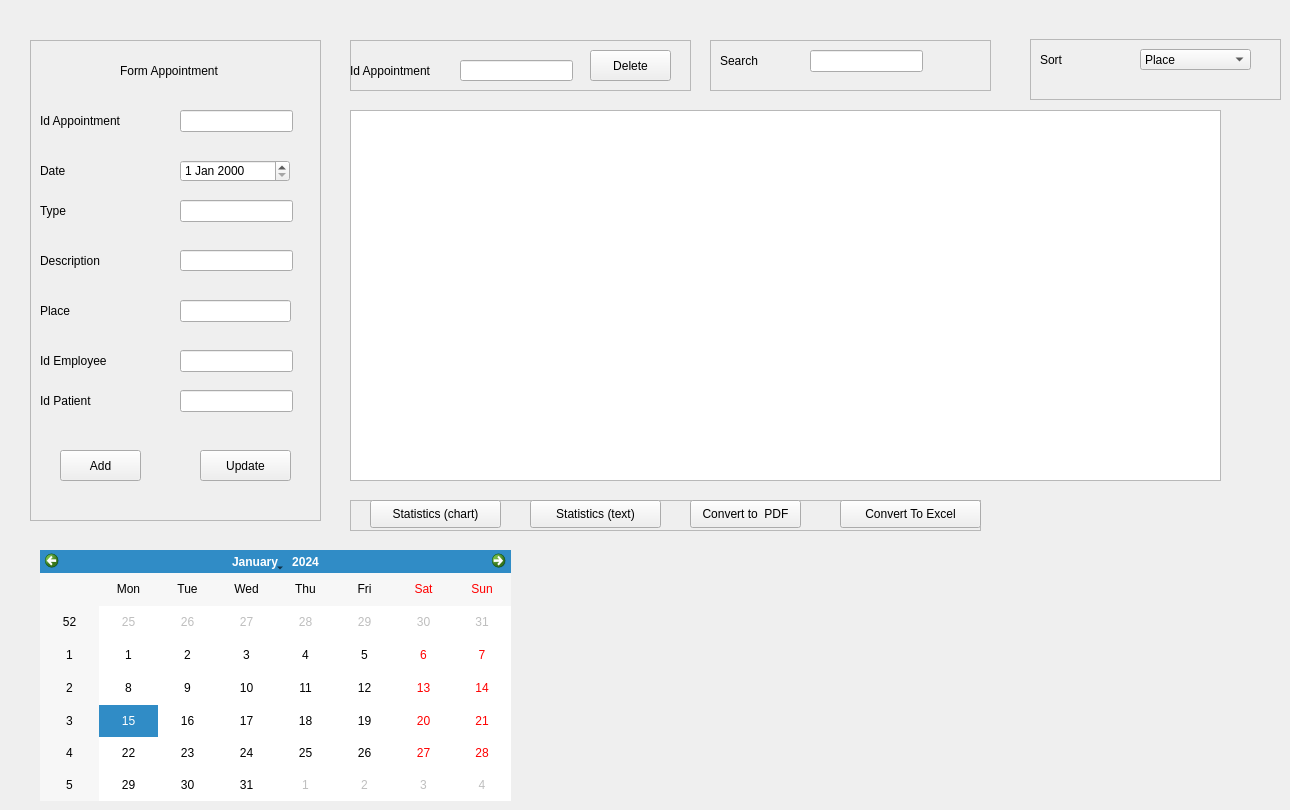
    <widget class="QWidget" name="tab_4">
     <attribute name="title">
      <string>Appointment</string>
     </attribute>
     <widget class="QFrame" name="frame_19">
      <property name="geometry">
       <rect>
        <x>30</x>
        <y>40</y>
        <width>291</width>
        <height>481</height>
       </rect>
      </property>
      <property name="frameShape">
       <enum>QFrame::StyledPanel</enum>
      </property>
      <property name="frameShadow">
       <enum>QFrame::Raised</enum>
      </property>
      <widget class="QLineEdit" name="lineEdit_ID_APPOINTMENT">
       <property name="geometry">
        <rect>
         <x>150</x>
         <y>70</y>
         <width>113</width>
         <height>22</height>
        </rect>
       </property>
      </widget>
      <widget class="QDateEdit" name="lineEdit_ADATE">
       <property name="geometry">
        <rect>
         <x>150</x>
         <y>120</y>
         <width>110</width>
         <height>22</height>
        </rect>
       </property>
      </widget>
      <widget class="QLineEdit" name="lineEdit_ATYPE">
       <property name="geometry">
        <rect>
         <x>150</x>
         <y>160</y>
         <width>113</width>
         <height>22</height>
        </rect>
       </property>
      </widget>
      <widget class="QLineEdit" name="lineEdit_ADESCRIPTION">
       <property name="geometry">
        <rect>
         <x>150</x>
         <y>210</y>
         <width>113</width>
         <height>21</height>
        </rect>
       </property>
      </widget>
      <widget class="QLineEdit" name="lineEdit_APLACE">
       <property name="geometry">
        <rect>
         <x>150</x>
         <y>260</y>
         <width>111</width>
         <height>22</height>
        </rect>
       </property>
      </widget>
      <widget class="QLineEdit" name="lineEdit_ID_2">
       <property name="geometry">
        <rect>
         <x>150</x>
         <y>310</y>
         <width>113</width>
         <height>22</height>
        </rect>
       </property>
      </widget>
      <widget class="QLineEdit" name="lineEdit_ID_PATIENT_2">
       <property name="geometry">
        <rect>
         <x>150</x>
         <y>350</y>
         <width>113</width>
         <height>22</height>
        </rect>
       </property>
      </widget>
      <widget class="QPushButton" name="pushButton_Adda">
       <property name="geometry">
        <rect>
         <x>30</x>
         <y>410</y>
         <width>81</width>
         <height>31</height>
        </rect>
       </property>
       <property name="text">
        <string>Add</string>
       </property>
      </widget>
      <widget class="QPushButton" name="pushButton_updatea">
       <property name="geometry">
        <rect>
         <x>170</x>
         <y>410</y>
         <width>91</width>
         <height>31</height>
        </rect>
       </property>
       <property name="text">
        <string>Update</string>
       </property>
      </widget>
      <widget class="QLabel" name="label_42">
       <property name="geometry">
        <rect>
         <x>10</x>
         <y>70</y>
         <width>91</width>
         <height>21</height>
        </rect>
       </property>
       <property name="text">
        <string>Id Appointment</string>
       </property>
      </widget>
      <widget class="QLabel" name="label_43">
       <property name="geometry">
        <rect>
         <x>10</x>
         <y>120</y>
         <width>91</width>
         <height>21</height>
        </rect>
       </property>
       <property name="text">
        <string>Date</string>
       </property>
      </widget>
      <widget class="QLabel" name="label_44">
       <property name="geometry">
        <rect>
         <x>10</x>
         <y>160</y>
         <width>91</width>
         <height>21</height>
        </rect>
       </property>
       <property name="text">
        <string>Type</string>
       </property>
      </widget>
      <widget class="QLabel" name="label_45">
       <property name="geometry">
        <rect>
         <x>10</x>
         <y>210</y>
         <width>91</width>
         <height>21</height>
        </rect>
       </property>
       <property name="text">
        <string>Description</string>
       </property>
      </widget>
      <widget class="QLabel" name="label_46">
       <property name="geometry">
        <rect>
         <x>10</x>
         <y>260</y>
         <width>91</width>
         <height>21</height>
        </rect>
       </property>
       <property name="text">
        <string>Place</string>
       </property>
      </widget>
      <widget class="QLabel" name="label_47">
       <property name="geometry">
        <rect>
         <x>10</x>
         <y>310</y>
         <width>91</width>
         <height>21</height>
        </rect>
       </property>
       <property name="text">
        <string>Id Employee</string>
       </property>
      </widget>
      <widget class="QLabel" name="label_48">
       <property name="geometry">
        <rect>
         <x>10</x>
         <y>350</y>
         <width>91</width>
         <height>21</height>
        </rect>
       </property>
       <property name="text">
        <string>Id Patient</string>
       </property>
      </widget>
      <widget class="QLabel" name="label_49">
       <property name="geometry">
        <rect>
         <x>90</x>
         <y>20</y>
         <width>121</width>
         <height>21</height>
        </rect>
       </property>
       <property name="text">
        <string>Form Appointment</string>
       </property>
      </widget>
     </widget>
     <widget class="QFrame" name="frame_20">
      <property name="geometry">
       <rect>
        <x>350</x>
        <y>40</y>
        <width>341</width>
        <height>51</height>
       </rect>
      </property>
      <property name="frameShape">
       <enum>QFrame::StyledPanel</enum>
      </property>
      <property name="frameShadow">
       <enum>QFrame::Raised</enum>
      </property>
      <widget class="QPushButton" name="pushButton_Deletea">
       <property name="geometry">
        <rect>
         <x>240</x>
         <y>10</y>
         <width>81</width>
         <height>31</height>
        </rect>
       </property>
       <property name="text">
        <string>Delete</string>
       </property>
      </widget>
      <widget class="QLineEdit" name="lineEdit_IDS_3">
       <property name="geometry">
        <rect>
         <x>110</x>
         <y>20</y>
         <width>113</width>
         <height>21</height>
        </rect>
       </property>
      </widget>
      <widget class="QLabel" name="label_50">
       <property name="geometry">
        <rect>
         <x>0</x>
         <y>20</y>
         <width>121</width>
         <height>21</height>
        </rect>
       </property>
       <property name="text">
        <string>Id Appointment</string>
       </property>
      </widget>
     </widget>
     <widget class="QFrame" name="frame_21">
      <property name="geometry">
       <rect>
        <x>710</x>
        <y>40</y>
        <width>281</width>
        <height>51</height>
       </rect>
      </property>
      <property name="frameShape">
       <enum>QFrame::StyledPanel</enum>
      </property>
      <property name="frameShadow">
       <enum>QFrame::Raised</enum>
      </property>
      <widget class="QLabel" name="label_51">
       <property name="geometry">
        <rect>
         <x>10</x>
         <y>10</y>
         <width>121</width>
         <height>21</height>
        </rect>
       </property>
       <property name="text">
        <string>Search</string>
       </property>
      </widget>
      <widget class="QLineEdit" name="lineEdit_recherchea">
       <property name="geometry">
        <rect>
         <x>100</x>
         <y>10</y>
         <width>113</width>
         <height>22</height>
        </rect>
       </property>
      </widget>
     </widget>
     <widget class="QFrame" name="frame_22">
      <property name="geometry">
       <rect>
        <x>1030</x>
        <y>39</y>
        <width>251</width>
        <height>61</height>
       </rect>
      </property>
      <property name="frameShape">
       <enum>QFrame::StyledPanel</enum>
      </property>
      <property name="frameShadow">
       <enum>QFrame::Raised</enum>
      </property>
      <widget class="QLabel" name="label_52">
       <property name="geometry">
        <rect>
         <x>10</x>
         <y>10</y>
         <width>121</width>
         <height>21</height>
        </rect>
       </property>
       <property name="text">
        <string>Sort</string>
       </property>
      </widget>
      <widget class="QComboBox" name="comboBox_sorta">
       <property name="geometry">
        <rect>
         <x>110</x>
         <y>10</y>
         <width>111</width>
         <height>21</height>
        </rect>
       </property>
       <item>
        <property name="text">
         <string>Place</string>
        </property>
       </item>
       <item>
        <property name="text">
         <string>Date</string>
        </property>
       </item>
       <item>
        <property name="text">
         <string>Type</string>
        </property>
       </item>
      </widget>
     </widget>
     <widget class="QTableView" name="tableViewa">
      <property name="geometry">
       <rect>
        <x>350</x>
        <y>110</y>
        <width>871</width>
        <height>371</height>
       </rect>
      </property>
     </widget>
     <widget class="QFrame" name="frame_23">
      <property name="geometry">
       <rect>
        <x>350</x>
        <y>500</y>
        <width>631</width>
        <height>31</height>
       </rect>
      </property>
      <property name="frameShape">
       <enum>QFrame::StyledPanel</enum>
      </property>
      <property name="frameShadow">
       <enum>QFrame::Raised</enum>
      </property>
      <widget class="QPushButton" name="pushButton_statcharta">
       <property name="geometry">
        <rect>
         <x>20</x>
         <y>0</y>
         <width>131</width>
         <height>28</height>
        </rect>
       </property>
       <property name="text">
        <string>Statistics (chart)</string>
       </property>
      </widget>
      <widget class="QPushButton" name="pushButton_stattexta">
       <property name="geometry">
        <rect>
         <x>180</x>
         <y>0</y>
         <width>131</width>
         <height>28</height>
        </rect>
       </property>
       <property name="text">
        <string>Statistics (text)</string>
       </property>
      </widget>
      <widget class="QPushButton" name="pushButton_PDFa">
       <property name="geometry">
        <rect>
         <x>340</x>
         <y>0</y>
         <width>111</width>
         <height>28</height>
        </rect>
       </property>
       <property name="text">
        <string>Convert to  PDF</string>
       </property>
      </widget>
      <widget class="QPushButton" name="pushButton_excel">
       <property name="geometry">
        <rect>
         <x>490</x>
         <y>0</y>
         <width>141</width>
         <height>28</height>
        </rect>
       </property>
       <property name="text">
        <string>Convert To Excel</string>
       </property>
      </widget>
     </widget>
     <widget class="QCalendarWidget" name="CalendarWidget">
      <property name="geometry">
       <rect>
        <x>40</x>
        <y>550</y>
        <width>471</width>
        <height>251</height>
       </rect>
      </property>
      <property name="gridVisible">
       <bool>false</bool>
      </property>
     </widget>
    </widget>
